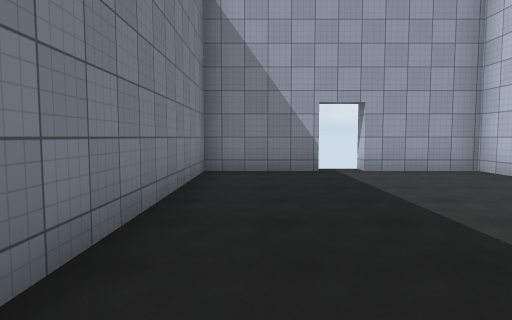
view 1 (above)

14 first-person views from a walk through a 3-D level made in the Unity game engine. The camera is 1.5 m above the floor, tilts 4° down and sees 75° across. The floor is counted in squares, 2 m on a side. Each view is taken from the middle of a square. On the plan, view 1 faces up. The plan holds only what a view shows up to about 11 squares ahead; the rest is blank. The place goes on beyond the plan. The player character is not drawn. Surface patterns are stand-ins for the level's own textures.

view 2
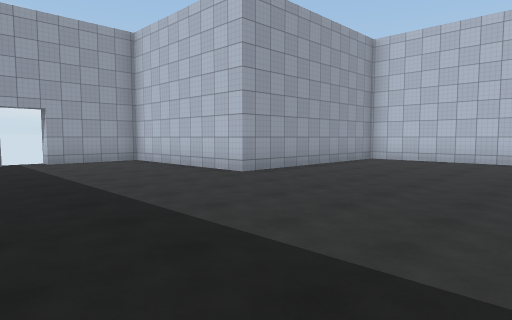

view 3
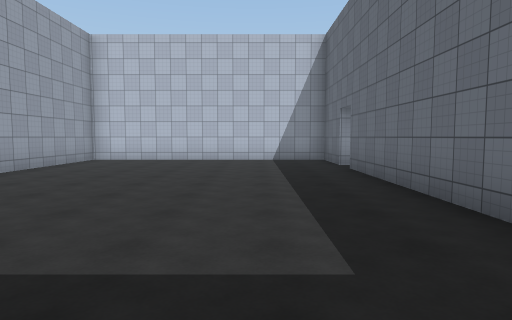

view 4
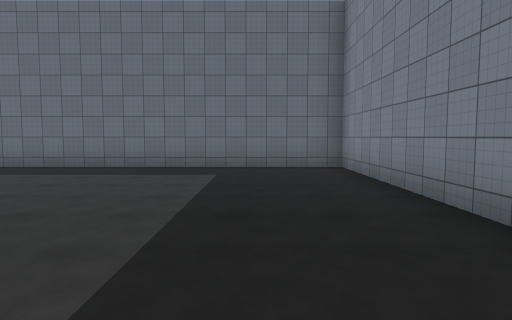

view 5
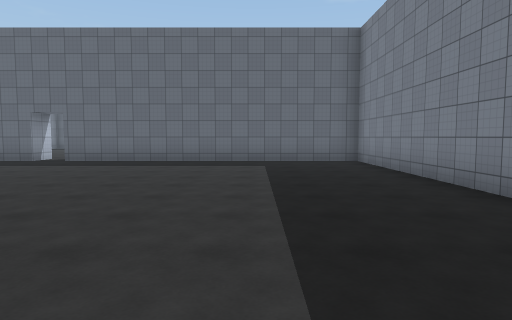

view 6
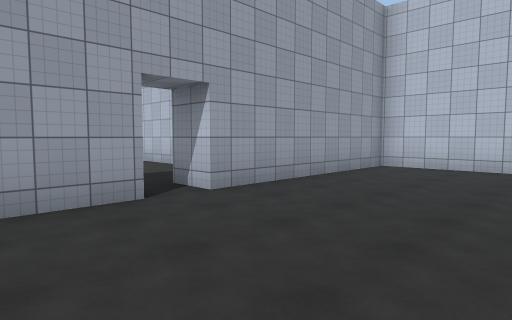

view 7
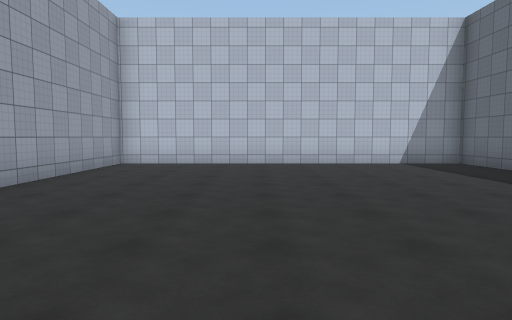

view 8
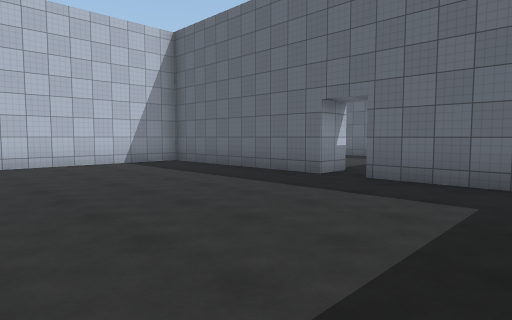

view 9
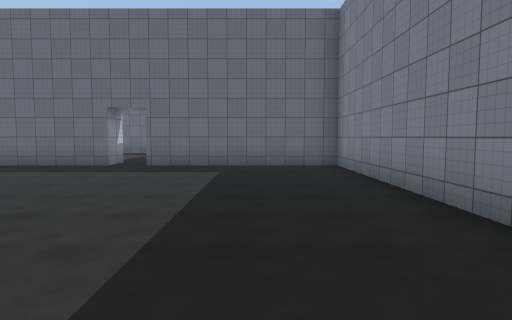

view 10
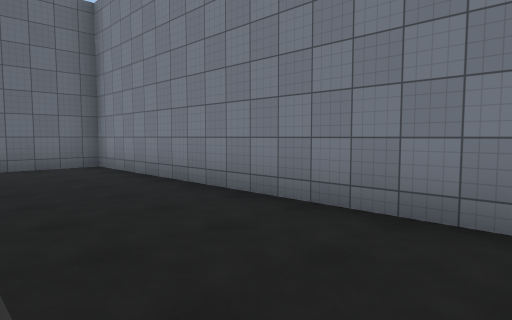

view 11
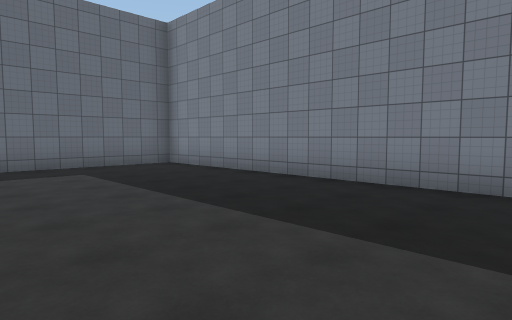

view 12
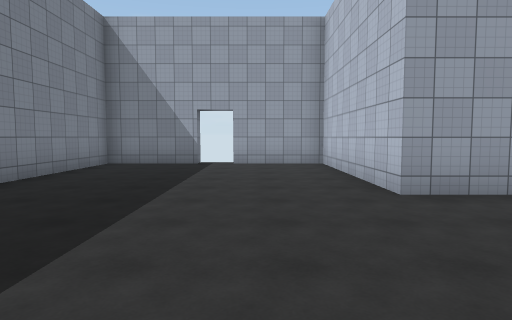

view 13
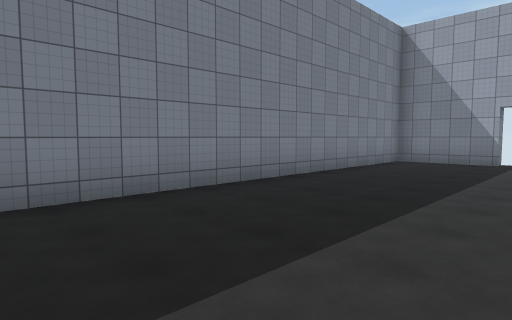

view 14
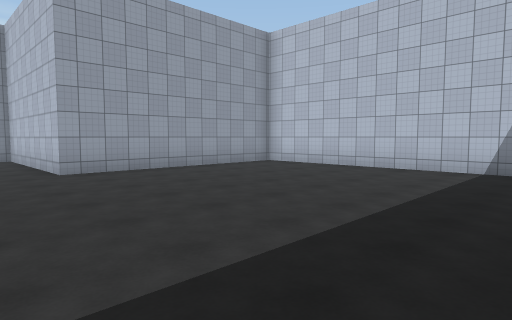

### Floor plan
Ten units are one square. View 1 is at (0, 0); x grows to the right and y downward. Boxes are objects, and circles mark ways between rooms. Rooms are numbered by the first view taken in them; rooms with no view inside come last. Other rooms are left out.
<svg viewBox="-16 -84 165 249">
<path fill="none" stroke="#000" d="M89 52 109 52 109 -23 49 -23 49 -73 24 -73 24 -79M14 -79 14 -73 -11 -73 -11 52 79 52M89 157 144 157 144 62 89 62 89 52M79 62 64 62M29 74 29 157 79 157"/>
<circle cx="80" cy="60" r="3" fill="#2a7"/>
<text x="40" y="0">1</text>
<text x="80" y="110">2</text>
</svg>
Room 1 opens to room 2.

Where each view was taken, in squares from view 1:
view 1: 0 up, 0 right, facing up
view 2: 3 down, 0 right, facing up-right
view 3: 3 down, 0 right, facing right
view 4: 3 up, 1 right, facing down
view 5: 5 up, 2 right, facing down
view 6: 10 down, 6 right, facing up-right
view 7: 10 down, 5 right, facing right
view 8: 10 down, 5 right, facing down-right
view 9: 7 down, 5 right, facing down
view 10: 7 down, 6 right, facing down-left
view 11: 7 down, 8 right, facing down-left
view 12: 2 down, 3 right, facing up
view 13: 3 down, 3 right, facing up-left
view 14: 5 down, 3 right, facing up-right
